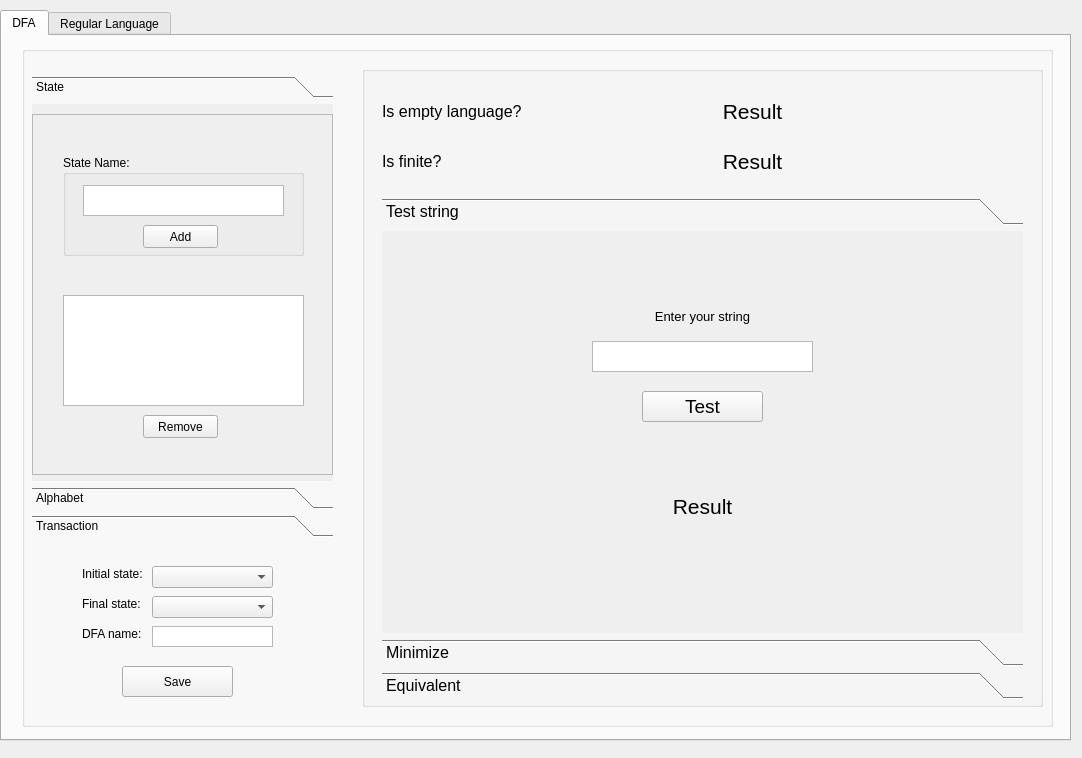
<?xml version="1.0" encoding="UTF-8"?>
<ui version="4.0">
 <class>MainWindow</class>
 <widget class="QMainWindow" name="MainWindow">
  <property name="geometry">
   <rect>
    <x>0</x>
    <y>0</y>
    <width>1082</width>
    <height>758</height>
   </rect>
  </property>
  <property name="windowTitle">
   <string>MainWindow</string>
  </property>
  <widget class="QWidget" name="centralwidget">
   <widget class="QTabWidget" name="tabWidget">
    <property name="geometry">
     <rect>
      <x>0</x>
      <y>10</y>
      <width>1071</width>
      <height>731</height>
     </rect>
    </property>
    <property name="currentIndex">
     <number>0</number>
    </property>
    <widget class="QWidget" name="DFA_tab">
     <attribute name="title">
      <string>DFA</string>
     </attribute>
     <widget class="QGroupBox" name="groupBox">
      <property name="geometry">
       <rect>
        <x>20</x>
        <y>10</y>
        <width>1031</width>
        <height>681</height>
       </rect>
      </property>
      <property name="title">
       <string/>
      </property>
      <widget class="QToolBox" name="toolBox">
       <property name="geometry">
        <rect>
         <x>10</x>
         <y>30</y>
         <width>301</width>
         <height>461</height>
        </rect>
       </property>
       <property name="currentIndex">
        <number>0</number>
       </property>
       <widget class="QWidget" name="tool_box_state">
        <property name="geometry">
         <rect>
          <x>0</x>
          <y>0</y>
          <width>301</width>
          <height>380</height>
         </rect>
        </property>
        <attribute name="label">
         <string>State</string>
        </attribute>
        <widget class="QScrollArea" name="scrollArea">
         <property name="geometry">
          <rect>
           <x>0</x>
           <y>10</y>
           <width>301</width>
           <height>361</height>
          </rect>
         </property>
         <property name="widgetResizable">
          <bool>true</bool>
         </property>
         <widget class="QWidget" name="scrollAreaWidgetContents">
          <property name="geometry">
           <rect>
            <x>0</x>
            <y>0</y>
            <width>299</width>
            <height>359</height>
           </rect>
          </property>
          <widget class="QGroupBox" name="grb_StateName">
           <property name="geometry">
            <rect>
             <x>30</x>
             <y>40</y>
             <width>241</width>
             <height>101</height>
            </rect>
           </property>
           <property name="title">
            <string>State Name:</string>
           </property>
           <widget class="QTextEdit" name="txt_StateName">
            <property name="geometry">
             <rect>
              <x>20</x>
              <y>30</y>
              <width>201</width>
              <height>31</height>
             </rect>
            </property>
           </widget>
           <widget class="QPushButton" name="btn_add_StateName">
            <property name="geometry">
             <rect>
              <x>80</x>
              <y>70</y>
              <width>75</width>
              <height>23</height>
             </rect>
            </property>
            <property name="text">
             <string>Add</string>
            </property>
           </widget>
          </widget>
          <widget class="QListWidget" name="listWidget_StatesName">
           <property name="geometry">
            <rect>
             <x>30</x>
             <y>180</y>
             <width>241</width>
             <height>111</height>
            </rect>
           </property>
          </widget>
          <widget class="QPushButton" name="btn_remove_StateName">
           <property name="geometry">
            <rect>
             <x>110</x>
             <y>300</y>
             <width>75</width>
             <height>23</height>
            </rect>
           </property>
           <property name="text">
            <string>Remove</string>
           </property>
          </widget>
         </widget>
        </widget>
       </widget>
       <widget class="QWidget" name="page_Alphabet">
        <property name="geometry">
         <rect>
          <x>0</x>
          <y>0</y>
          <width>301</width>
          <height>380</height>
         </rect>
        </property>
        <attribute name="label">
         <string>Alphabet</string>
        </attribute>
        <widget class="QScrollArea" name="scrollArea_2">
         <property name="geometry">
          <rect>
           <x>0</x>
           <y>10</y>
           <width>301</width>
           <height>361</height>
          </rect>
         </property>
         <property name="widgetResizable">
          <bool>true</bool>
         </property>
         <widget class="QWidget" name="scrollAreaWidgetContents_2">
          <property name="geometry">
           <rect>
            <x>0</x>
            <y>0</y>
            <width>299</width>
            <height>359</height>
           </rect>
          </property>
          <widget class="QGroupBox" name="grb_StateName_2">
           <property name="geometry">
            <rect>
             <x>30</x>
             <y>30</y>
             <width>241</width>
             <height>101</height>
            </rect>
           </property>
           <property name="title">
            <string>Alphabet:</string>
           </property>
           <widget class="QTextEdit" name="txt_Alphabet">
            <property name="geometry">
             <rect>
              <x>20</x>
              <y>30</y>
              <width>201</width>
              <height>31</height>
             </rect>
            </property>
           </widget>
           <widget class="QPushButton" name="btn_add_Alphabet">
            <property name="geometry">
             <rect>
              <x>80</x>
              <y>70</y>
              <width>75</width>
              <height>23</height>
             </rect>
            </property>
            <property name="text">
             <string>Add</string>
            </property>
           </widget>
          </widget>
          <widget class="QListWidget" name="listWidget_Alphabet">
           <property name="geometry">
            <rect>
             <x>30</x>
             <y>170</y>
             <width>241</width>
             <height>121</height>
            </rect>
           </property>
          </widget>
          <widget class="QPushButton" name="btn_remove_Alphabet">
           <property name="geometry">
            <rect>
             <x>110</x>
             <y>300</y>
             <width>75</width>
             <height>23</height>
            </rect>
           </property>
           <property name="text">
            <string>Remove</string>
           </property>
          </widget>
         </widget>
        </widget>
       </widget>
       <widget class="QWidget" name="page_Transaction">
        <attribute name="label">
         <string>Transaction</string>
        </attribute>
        <widget class="QScrollArea" name="scrollArea_3">
         <property name="geometry">
          <rect>
           <x>0</x>
           <y>0</y>
           <width>301</width>
           <height>371</height>
          </rect>
         </property>
         <property name="widgetResizable">
          <bool>true</bool>
         </property>
         <widget class="QWidget" name="scrollAreaWidgetContents_3">
          <property name="geometry">
           <rect>
            <x>0</x>
            <y>0</y>
            <width>299</width>
            <height>369</height>
           </rect>
          </property>
          <widget class="QGroupBox" name="grb_StateName_3">
           <property name="geometry">
            <rect>
             <x>30</x>
             <y>30</y>
             <width>241</width>
             <height>111</height>
            </rect>
           </property>
           <property name="title">
            <string>Transaction</string>
           </property>
           <widget class="QComboBox" name="combo_CurrentStates">
            <property name="geometry">
             <rect>
              <x>110</x>
              <y>20</y>
              <width>121</width>
              <height>22</height>
             </rect>
            </property>
           </widget>
           <widget class="QComboBox" name="combo_Transactions">
            <property name="geometry">
             <rect>
              <x>110</x>
              <y>50</y>
              <width>121</width>
              <height>22</height>
             </rect>
            </property>
           </widget>
           <widget class="QLabel" name="label">
            <property name="geometry">
             <rect>
              <x>20</x>
              <y>20</y>
              <width>71</width>
              <height>16</height>
             </rect>
            </property>
            <property name="text">
             <string>current state:</string>
            </property>
           </widget>
           <widget class="QComboBox" name="combo_TargetStates">
            <property name="geometry">
             <rect>
              <x>110</x>
              <y>80</y>
              <width>121</width>
              <height>22</height>
             </rect>
            </property>
           </widget>
           <widget class="QLabel" name="label_2">
            <property name="geometry">
             <rect>
              <x>20</x>
              <y>50</y>
              <width>71</width>
              <height>16</height>
             </rect>
            </property>
            <property name="text">
             <string>transaction:</string>
            </property>
           </widget>
           <widget class="QLabel" name="label_3">
            <property name="geometry">
             <rect>
              <x>20</x>
              <y>80</y>
              <width>71</width>
              <height>16</height>
             </rect>
            </property>
            <property name="text">
             <string>target state:</string>
            </property>
           </widget>
          </widget>
          <widget class="QPushButton" name="btn_add_Transaction">
           <property name="geometry">
            <rect>
             <x>110</x>
             <y>150</y>
             <width>75</width>
             <height>23</height>
            </rect>
           </property>
           <property name="text">
            <string>Add</string>
           </property>
          </widget>
          <widget class="QTableWidget" name="tableWidget_Transaction">
           <property name="geometry">
            <rect>
             <x>30</x>
             <y>210</y>
             <width>241</width>
             <height>111</height>
            </rect>
           </property>
           <column>
            <property name="text">
             <string>Transaction</string>
            </property>
           </column>
           <column>
            <property name="text">
             <string>Current state</string>
            </property>
           </column>
           <column>
            <property name="text">
             <string>Target state</string>
            </property>
           </column>
          </widget>
         </widget>
        </widget>
       </widget>
      </widget>
      <widget class="QLabel" name="label_4">
       <property name="geometry">
        <rect>
         <x>60</x>
         <y>520</y>
         <width>61</width>
         <height>16</height>
        </rect>
       </property>
       <property name="text">
        <string>Initial state: </string>
       </property>
      </widget>
      <widget class="QLabel" name="label_5">
       <property name="geometry">
        <rect>
         <x>60</x>
         <y>550</y>
         <width>61</width>
         <height>16</height>
        </rect>
       </property>
       <property name="text">
        <string>Final state: </string>
       </property>
      </widget>
      <widget class="QComboBox" name="combo_InitialState">
       <property name="geometry">
        <rect>
         <x>130</x>
         <y>520</y>
         <width>121</width>
         <height>22</height>
        </rect>
       </property>
      </widget>
      <widget class="QComboBox" name="combo_FinalState">
       <property name="geometry">
        <rect>
         <x>130</x>
         <y>550</y>
         <width>121</width>
         <height>22</height>
        </rect>
       </property>
      </widget>
      <widget class="QGroupBox" name="groupBox_2">
       <property name="geometry">
        <rect>
         <x>340</x>
         <y>20</y>
         <width>681</width>
         <height>641</height>
        </rect>
       </property>
       <property name="font">
        <font>
         <family>Microsoft Sans Serif</family>
        </font>
       </property>
       <property name="title">
        <string/>
       </property>
       <widget class="QLabel" name="label_6">
        <property name="geometry">
         <rect>
          <x>20</x>
          <y>20</y>
          <width>191</width>
          <height>51</height>
         </rect>
        </property>
        <property name="font">
         <font>
          <family>Microsoft Sans Serif</family>
          <pointsize>12</pointsize>
         </font>
        </property>
        <property name="text">
         <string>Is empty language?</string>
        </property>
       </widget>
       <widget class="QLabel" name="label_7">
        <property name="geometry">
         <rect>
          <x>20</x>
          <y>70</y>
          <width>191</width>
          <height>51</height>
         </rect>
        </property>
        <property name="font">
         <font>
          <family>Microsoft Sans Serif</family>
          <pointsize>12</pointsize>
         </font>
        </property>
        <property name="text">
         <string>Is finite?</string>
        </property>
       </widget>
       <widget class="QToolBox" name="txt_DFAName">
        <property name="geometry">
         <rect>
          <x>20</x>
          <y>132</y>
          <width>641</width>
          <height>501</height>
         </rect>
        </property>
        <property name="font">
         <font>
          <family>MS Shell Dlg 2</family>
          <pointsize>12</pointsize>
         </font>
        </property>
        <property name="currentIndex">
         <number>0</number>
        </property>
        <widget class="QWidget" name="page">
         <property name="geometry">
          <rect>
           <x>0</x>
           <y>0</y>
           <width>641</width>
           <height>402</height>
          </rect>
         </property>
         <attribute name="label">
          <string>Test string</string>
         </attribute>
         <widget class="QLabel" name="label_9">
          <property name="geometry">
           <rect>
            <x>220</x>
            <y>60</y>
            <width>201</width>
            <height>51</height>
           </rect>
          </property>
          <property name="font">
           <font>
            <family>MS Shell Dlg 2</family>
            <pointsize>10</pointsize>
           </font>
          </property>
          <property name="text">
           <string>Enter your string</string>
          </property>
          <property name="alignment">
           <set>Qt::AlignCenter</set>
          </property>
         </widget>
         <widget class="QTextEdit" name="textEdit_2">
          <property name="enabled">
           <bool>true</bool>
          </property>
          <property name="geometry">
           <rect>
            <x>210</x>
            <y>110</y>
            <width>221</width>
            <height>31</height>
           </rect>
          </property>
          <property name="font">
           <font>
            <family>MS Shell Dlg 2</family>
            <pointsize>12</pointsize>
            <kerning>true</kerning>
           </font>
          </property>
          <property name="mouseTracking">
           <bool>false</bool>
          </property>
          <property name="toolTip">
           <string/>
          </property>
          <property name="autoFillBackground">
           <bool>false</bool>
          </property>
          <property name="verticalScrollBarPolicy">
           <enum>Qt::ScrollBarAlwaysOff</enum>
          </property>
          <property name="undoRedoEnabled">
           <bool>true</bool>
          </property>
         </widget>
         <widget class="QPushButton" name="pushButton_2">
          <property name="geometry">
           <rect>
            <x>260</x>
            <y>160</y>
            <width>121</width>
            <height>31</height>
           </rect>
          </property>
          <property name="font">
           <font>
            <family>Microsoft Sans Serif</family>
            <pointsize>14</pointsize>
           </font>
          </property>
          <property name="text">
           <string>Test</string>
          </property>
         </widget>
         <widget class="QLabel" name="lbl_result_test_string">
          <property name="geometry">
           <rect>
            <x>270</x>
            <y>250</y>
            <width>101</width>
            <height>51</height>
           </rect>
          </property>
          <property name="font">
           <font>
            <family>Microsoft Sans Serif</family>
            <pointsize>16</pointsize>
            <weight>50</weight>
            <bold>false</bold>
           </font>
          </property>
          <property name="layoutDirection">
           <enum>Qt::LeftToRight</enum>
          </property>
          <property name="text">
           <string>Result</string>
          </property>
          <property name="alignment">
           <set>Qt::AlignCenter</set>
          </property>
         </widget>
        </widget>
        <widget class="QWidget" name="Minimize">
         <property name="geometry">
          <rect>
           <x>0</x>
           <y>0</y>
           <width>641</width>
           <height>402</height>
          </rect>
         </property>
         <attribute name="label">
          <string>Minimize</string>
         </attribute>
         <widget class="QToolBox" name="toolBox_3">
          <property name="geometry">
           <rect>
            <x>30</x>
            <y>0</y>
            <width>581</width>
            <height>251</height>
           </rect>
          </property>
          <property name="font">
           <font>
            <family>Microsoft Sans Serif</family>
            <pointsize>8</pointsize>
           </font>
          </property>
          <property name="currentIndex">
           <number>0</number>
          </property>
          <widget class="QWidget" name="tool_box_state_3">
           <property name="geometry">
            <rect>
             <x>0</x>
             <y>0</y>
             <width>581</width>
             <height>170</height>
            </rect>
           </property>
           <attribute name="label">
            <string>State</string>
           </attribute>
           <widget class="QScrollArea" name="scrollArea_7">
            <property name="geometry">
             <rect>
              <x>0</x>
              <y>20</y>
              <width>581</width>
              <height>121</height>
             </rect>
            </property>
            <property name="widgetResizable">
             <bool>true</bool>
            </property>
            <widget class="QWidget" name="scrollAreaWidgetContents_7">
             <property name="geometry">
              <rect>
               <x>0</x>
               <y>0</y>
               <width>579</width>
               <height>119</height>
              </rect>
             </property>
             <widget class="QGroupBox" name="grb_StateName_7">
              <property name="geometry">
               <rect>
                <x>30</x>
                <y>10</y>
                <width>531</width>
                <height>91</height>
               </rect>
              </property>
              <property name="font">
               <font>
                <family>Microsoft Sans Serif</family>
                <pointsize>8</pointsize>
               </font>
              </property>
              <property name="title">
               <string>State Name:</string>
              </property>
              <widget class="QListWidget" name="listWidget_MinimizeTab_StateName">
               <property name="geometry">
                <rect>
                 <x>10</x>
                 <y>20</y>
                 <width>511</width>
                 <height>61</height>
                </rect>
               </property>
              </widget>
             </widget>
            </widget>
           </widget>
          </widget>
          <widget class="QWidget" name="page_Alphabet_3">
           <property name="geometry">
            <rect>
             <x>0</x>
             <y>0</y>
             <width>581</width>
             <height>170</height>
            </rect>
           </property>
           <attribute name="label">
            <string>Alphabet</string>
           </attribute>
           <widget class="QScrollArea" name="scrollArea_8">
            <property name="geometry">
             <rect>
              <x>0</x>
              <y>10</y>
              <width>581</width>
              <height>141</height>
             </rect>
            </property>
            <property name="widgetResizable">
             <bool>true</bool>
            </property>
            <widget class="QWidget" name="scrollAreaWidgetContents_8">
             <property name="geometry">
              <rect>
               <x>0</x>
               <y>0</y>
               <width>579</width>
               <height>139</height>
              </rect>
             </property>
             <widget class="QGroupBox" name="grb_StateName_8">
              <property name="geometry">
               <rect>
                <x>10</x>
                <y>10</y>
                <width>561</width>
                <height>121</height>
               </rect>
              </property>
              <property name="title">
               <string/>
              </property>
              <widget class="QListWidget" name="listWidget_MinimizeTab_Alphabet">
               <property name="geometry">
                <rect>
                 <x>0</x>
                 <y>0</y>
                 <width>561</width>
                 <height>121</height>
                </rect>
               </property>
              </widget>
             </widget>
            </widget>
           </widget>
          </widget>
          <widget class="QWidget" name="page_Transaction_3">
           <property name="geometry">
            <rect>
             <x>0</x>
             <y>0</y>
             <width>581</width>
             <height>170</height>
            </rect>
           </property>
           <attribute name="label">
            <string>Transaction</string>
           </attribute>
           <widget class="QScrollArea" name="scrollArea_9">
            <property name="geometry">
             <rect>
              <x>0</x>
              <y>0</y>
              <width>581</width>
              <height>161</height>
             </rect>
            </property>
            <property name="widgetResizable">
             <bool>true</bool>
            </property>
            <widget class="QWidget" name="scrollAreaWidgetContents_9">
             <property name="geometry">
              <rect>
               <x>0</x>
               <y>0</y>
               <width>579</width>
               <height>159</height>
              </rect>
             </property>
             <widget class="QTableWidget" name="tableWidget_Minimize_Transaction">
              <property name="geometry">
               <rect>
                <x>0</x>
                <y>0</y>
                <width>581</width>
                <height>161</height>
               </rect>
              </property>
              <column>
               <property name="text">
                <string>Transaction</string>
               </property>
              </column>
              <column>
               <property name="text">
                <string>Current state</string>
               </property>
              </column>
              <column>
               <property name="text">
                <string>Target state</string>
               </property>
              </column>
             </widget>
            </widget>
           </widget>
          </widget>
         </widget>
        </widget>
        <widget class="QWidget" name="page_2">
         <attribute name="label">
          <string>Equivalent</string>
         </attribute>
         <widget class="QToolBox" name="toolBox_4">
          <property name="geometry">
           <rect>
            <x>20</x>
            <y>10</y>
            <width>601</width>
            <height>241</height>
           </rect>
          </property>
          <property name="font">
           <font>
            <family>Microsoft Sans Serif</family>
            <pointsize>8</pointsize>
           </font>
          </property>
          <property name="currentIndex">
           <number>0</number>
          </property>
          <widget class="QWidget" name="tool_box_state_4">
           <property name="geometry">
            <rect>
             <x>0</x>
             <y>0</y>
             <width>601</width>
             <height>160</height>
            </rect>
           </property>
           <attribute name="label">
            <string>State</string>
           </attribute>
           <widget class="QScrollArea" name="scrollArea_10">
            <property name="geometry">
             <rect>
              <x>0</x>
              <y>20</y>
              <width>601</width>
              <height>121</height>
             </rect>
            </property>
            <property name="widgetResizable">
             <bool>true</bool>
            </property>
            <widget class="QWidget" name="scrollAreaWidgetContents_10">
             <property name="geometry">
              <rect>
               <x>0</x>
               <y>0</y>
               <width>599</width>
               <height>119</height>
              </rect>
             </property>
             <widget class="QGroupBox" name="grb_StateName_9">
              <property name="geometry">
               <rect>
                <x>120</x>
                <y>10</y>
                <width>181</width>
                <height>101</height>
               </rect>
              </property>
              <property name="title">
               <string>State Name:</string>
              </property>
              <widget class="QTextEdit" name="txt_EquivalentTab_State_StateName">
               <property name="geometry">
                <rect>
                 <x>20</x>
                 <y>30</y>
                 <width>141</width>
                 <height>31</height>
                </rect>
               </property>
              </widget>
              <widget class="QPushButton" name="btn_EquivalentTab_State_Add">
               <property name="geometry">
                <rect>
                 <x>50</x>
                 <y>70</y>
                 <width>75</width>
                 <height>23</height>
                </rect>
               </property>
               <property name="text">
                <string>Add</string>
               </property>
              </widget>
             </widget>
             <widget class="QListWidget" name="listWidget_EquivalentTab_State_StateName">
              <property name="geometry">
               <rect>
                <x>310</x>
                <y>20</y>
                <width>161</width>
                <height>51</height>
               </rect>
              </property>
             </widget>
             <widget class="QPushButton" name="btn_EquivalentTab_State_Remove">
              <property name="geometry">
               <rect>
                <x>350</x>
                <y>80</y>
                <width>75</width>
                <height>23</height>
               </rect>
              </property>
              <property name="text">
               <string>Remove</string>
              </property>
             </widget>
            </widget>
           </widget>
          </widget>
          <widget class="QWidget" name="page_Alphabet_4">
           <property name="geometry">
            <rect>
             <x>0</x>
             <y>0</y>
             <width>601</width>
             <height>160</height>
            </rect>
           </property>
           <attribute name="label">
            <string>Alphabet</string>
           </attribute>
           <widget class="QScrollArea" name="scrollArea_11">
            <property name="geometry">
             <rect>
              <x>0</x>
              <y>10</y>
              <width>601</width>
              <height>131</height>
             </rect>
            </property>
            <property name="widgetResizable">
             <bool>true</bool>
            </property>
            <widget class="QWidget" name="scrollAreaWidgetContents_11">
             <property name="geometry">
              <rect>
               <x>0</x>
               <y>0</y>
               <width>599</width>
               <height>129</height>
              </rect>
             </property>
             <widget class="QGroupBox" name="grb_StateName_10">
              <property name="geometry">
               <rect>
                <x>130</x>
                <y>10</y>
                <width>181</width>
                <height>101</height>
               </rect>
              </property>
              <property name="title">
               <string>Alphabet:</string>
              </property>
              <widget class="QTextEdit" name="txt_EquivalentTab_Alphabet">
               <property name="geometry">
                <rect>
                 <x>20</x>
                 <y>30</y>
                 <width>141</width>
                 <height>31</height>
                </rect>
               </property>
              </widget>
              <widget class="QPushButton" name="btn_EquivalentTab_Alphabet_Add">
               <property name="geometry">
                <rect>
                 <x>50</x>
                 <y>70</y>
                 <width>75</width>
                 <height>23</height>
                </rect>
               </property>
               <property name="text">
                <string>Add</string>
               </property>
              </widget>
             </widget>
             <widget class="QPushButton" name="btn_EquivalentTab_Alphabet_Remove">
              <property name="geometry">
               <rect>
                <x>360</x>
                <y>80</y>
                <width>75</width>
                <height>23</height>
               </rect>
              </property>
              <property name="text">
               <string>Remove</string>
              </property>
             </widget>
             <widget class="QListWidget" name="listWidget_EquivalentTab_Alphabet">
              <property name="geometry">
               <rect>
                <x>320</x>
                <y>20</y>
                <width>161</width>
                <height>51</height>
               </rect>
              </property>
             </widget>
            </widget>
           </widget>
          </widget>
          <widget class="QWidget" name="page_Transaction_4">
           <property name="geometry">
            <rect>
             <x>0</x>
             <y>0</y>
             <width>601</width>
             <height>160</height>
            </rect>
           </property>
           <attribute name="label">
            <string>Transaction</string>
           </attribute>
           <widget class="QScrollArea" name="scrollArea_12">
            <property name="geometry">
             <rect>
              <x>0</x>
              <y>0</y>
              <width>601</width>
              <height>151</height>
             </rect>
            </property>
            <property name="widgetResizable">
             <bool>true</bool>
            </property>
            <widget class="QWidget" name="scrollAreaWidgetContents_12">
             <property name="geometry">
              <rect>
               <x>0</x>
               <y>0</y>
               <width>599</width>
               <height>149</height>
              </rect>
             </property>
             <widget class="QTableWidget" name="tableWidget_EquivalentTab_Transaction">
              <property name="geometry">
               <rect>
                <x>270</x>
                <y>10</y>
                <width>311</width>
                <height>111</height>
               </rect>
              </property>
              <column>
               <property name="text">
                <string>Transaction</string>
               </property>
              </column>
              <column>
               <property name="text">
                <string>Current state</string>
               </property>
              </column>
              <column>
               <property name="text">
                <string>Target state</string>
               </property>
              </column>
             </widget>
             <widget class="QPushButton" name="btn_add_Transaction_3">
              <property name="geometry">
               <rect>
                <x>90</x>
                <y>120</y>
                <width>75</width>
                <height>23</height>
               </rect>
              </property>
              <property name="text">
               <string>Add</string>
              </property>
             </widget>
             <widget class="QGroupBox" name="grb_StateName_11">
              <property name="geometry">
               <rect>
                <x>20</x>
                <y>10</y>
                <width>221</width>
                <height>111</height>
               </rect>
              </property>
              <property name="title">
               <string/>
              </property>
              <widget class="QComboBox" name="combo_CurrentStates_3">
               <property name="geometry">
                <rect>
                 <x>110</x>
                 <y>20</y>
                 <width>101</width>
                 <height>22</height>
                </rect>
               </property>
              </widget>
              <widget class="QComboBox" name="combo_Transactions_3">
               <property name="geometry">
                <rect>
                 <x>110</x>
                 <y>50</y>
                 <width>101</width>
                 <height>22</height>
                </rect>
               </property>
              </widget>
              <widget class="QLabel" name="label_13">
               <property name="geometry">
                <rect>
                 <x>20</x>
                 <y>20</y>
                 <width>71</width>
                 <height>16</height>
                </rect>
               </property>
               <property name="text">
                <string>current state:</string>
               </property>
              </widget>
              <widget class="QComboBox" name="combo_TargetStates_3">
               <property name="geometry">
                <rect>
                 <x>110</x>
                 <y>80</y>
                 <width>101</width>
                 <height>22</height>
                </rect>
               </property>
              </widget>
              <widget class="QLabel" name="label_17">
               <property name="geometry">
                <rect>
                 <x>20</x>
                 <y>50</y>
                 <width>71</width>
                 <height>16</height>
                </rect>
               </property>
               <property name="text">
                <string>transaction:</string>
               </property>
              </widget>
              <widget class="QLabel" name="label_18">
               <property name="geometry">
                <rect>
                 <x>20</x>
                 <y>80</y>
                 <width>71</width>
                 <height>16</height>
                </rect>
               </property>
               <property name="text">
                <string>target state:</string>
               </property>
              </widget>
             </widget>
            </widget>
           </widget>
          </widget>
         </widget>
         <widget class="QLabel" name="label_10">
          <property name="geometry">
           <rect>
            <x>30</x>
            <y>260</y>
            <width>61</width>
            <height>16</height>
           </rect>
          </property>
          <property name="font">
           <font>
            <family>MS Shell Dlg 2</family>
            <pointsize>8</pointsize>
           </font>
          </property>
          <property name="text">
           <string>Initial state: </string>
          </property>
         </widget>
         <widget class="QLabel" name="label_11">
          <property name="geometry">
           <rect>
            <x>30</x>
            <y>290</y>
            <width>61</width>
            <height>16</height>
           </rect>
          </property>
          <property name="font">
           <font>
            <family>MS Shell Dlg 2</family>
            <pointsize>8</pointsize>
           </font>
          </property>
          <property name="text">
           <string>Final state: </string>
          </property>
         </widget>
         <widget class="QLabel" name="label_12">
          <property name="geometry">
           <rect>
            <x>30</x>
            <y>320</y>
            <width>61</width>
            <height>16</height>
           </rect>
          </property>
          <property name="font">
           <font>
            <family>MS Shell Dlg 2</family>
            <pointsize>8</pointsize>
           </font>
          </property>
          <property name="text">
           <string>DFA name: </string>
          </property>
         </widget>
         <widget class="QComboBox" name="combo_Equivalent_InitialState">
          <property name="geometry">
           <rect>
            <x>100</x>
            <y>260</y>
            <width>121</width>
            <height>22</height>
           </rect>
          </property>
         </widget>
         <widget class="QComboBox" name="combo_Equivalent_FinalState">
          <property name="geometry">
           <rect>
            <x>100</x>
            <y>290</y>
            <width>121</width>
            <height>22</height>
           </rect>
          </property>
         </widget>
         <widget class="QTextEdit" name="txt_Equivalent_DFAName">
          <property name="enabled">
           <bool>true</bool>
          </property>
          <property name="geometry">
           <rect>
            <x>100</x>
            <y>320</y>
            <width>121</width>
            <height>21</height>
           </rect>
          </property>
          <property name="font">
           <font>
            <family>MS Shell Dlg 2</family>
            <pointsize>12</pointsize>
            <kerning>true</kerning>
           </font>
          </property>
          <property name="mouseTracking">
           <bool>false</bool>
          </property>
          <property name="toolTip">
           <string/>
          </property>
          <property name="autoFillBackground">
           <bool>false</bool>
          </property>
          <property name="verticalScrollBarPolicy">
           <enum>Qt::ScrollBarAlwaysOff</enum>
          </property>
          <property name="undoRedoEnabled">
           <bool>true</bool>
          </property>
         </widget>
         <widget class="QPushButton" name="btn_Equivalent">
          <property name="geometry">
           <rect>
            <x>70</x>
            <y>360</y>
            <width>111</width>
            <height>31</height>
           </rect>
          </property>
          <property name="font">
           <font>
            <family>MS Shell Dlg 2</family>
            <pointsize>8</pointsize>
           </font>
          </property>
          <property name="text">
           <string>Equivalent</string>
          </property>
         </widget>
         <widget class="QLabel" name="lbl_result_is_Equivalent">
          <property name="geometry">
           <rect>
            <x>320</x>
            <y>300</y>
            <width>121</width>
            <height>51</height>
           </rect>
          </property>
          <property name="font">
           <font>
            <family>Microsoft Sans Serif</family>
            <pointsize>16</pointsize>
            <weight>50</weight>
            <bold>false</bold>
           </font>
          </property>
          <property name="layoutDirection">
           <enum>Qt::LeftToRight</enum>
          </property>
          <property name="text">
           <string>Result</string>
          </property>
          <property name="alignment">
           <set>Qt::AlignCenter</set>
          </property>
         </widget>
        </widget>
       </widget>
       <widget class="QLabel" name="lbl_result_is_empty_language">
        <property name="geometry">
         <rect>
          <x>330</x>
          <y>20</y>
          <width>121</width>
          <height>51</height>
         </rect>
        </property>
        <property name="font">
         <font>
          <family>Microsoft Sans Serif</family>
          <pointsize>16</pointsize>
          <weight>50</weight>
          <bold>false</bold>
         </font>
        </property>
        <property name="layoutDirection">
         <enum>Qt::LeftToRight</enum>
        </property>
        <property name="text">
         <string>Result</string>
        </property>
        <property name="alignment">
         <set>Qt::AlignCenter</set>
        </property>
       </widget>
       <widget class="QLabel" name="lbl_result_is_finite">
        <property name="geometry">
         <rect>
          <x>330</x>
          <y>70</y>
          <width>121</width>
          <height>51</height>
         </rect>
        </property>
        <property name="font">
         <font>
          <family>Microsoft Sans Serif</family>
          <pointsize>16</pointsize>
          <weight>50</weight>
          <bold>false</bold>
         </font>
        </property>
        <property name="layoutDirection">
         <enum>Qt::LeftToRight</enum>
        </property>
        <property name="text">
         <string>Result</string>
        </property>
        <property name="alignment">
         <set>Qt::AlignCenter</set>
        </property>
       </widget>
      </widget>
      <widget class="QTextEdit" name="txt_DFAName_2">
       <property name="enabled">
        <bool>true</bool>
       </property>
       <property name="geometry">
        <rect>
         <x>130</x>
         <y>580</y>
         <width>121</width>
         <height>21</height>
        </rect>
       </property>
       <property name="font">
        <font>
         <kerning>true</kerning>
        </font>
       </property>
       <property name="mouseTracking">
        <bool>false</bool>
       </property>
       <property name="toolTip">
        <string/>
       </property>
       <property name="autoFillBackground">
        <bool>false</bool>
       </property>
       <property name="verticalScrollBarPolicy">
        <enum>Qt::ScrollBarAlwaysOff</enum>
       </property>
       <property name="undoRedoEnabled">
        <bool>true</bool>
       </property>
      </widget>
      <widget class="QLabel" name="label_8">
       <property name="geometry">
        <rect>
         <x>60</x>
         <y>580</y>
         <width>61</width>
         <height>16</height>
        </rect>
       </property>
       <property name="text">
        <string>DFA name: </string>
       </property>
      </widget>
      <widget class="QPushButton" name="btn_Save">
       <property name="geometry">
        <rect>
         <x>100</x>
         <y>620</y>
         <width>111</width>
         <height>31</height>
        </rect>
       </property>
       <property name="text">
        <string>Save</string>
       </property>
      </widget>
     </widget>
    </widget>
    <widget class="QWidget" name="regular_language_tab">
     <attribute name="title">
      <string>Regular Language</string>
     </attribute>
    </widget>
   </widget>
  </widget>
 </widget>
 <resources/>
 <connections/>
</ui>
